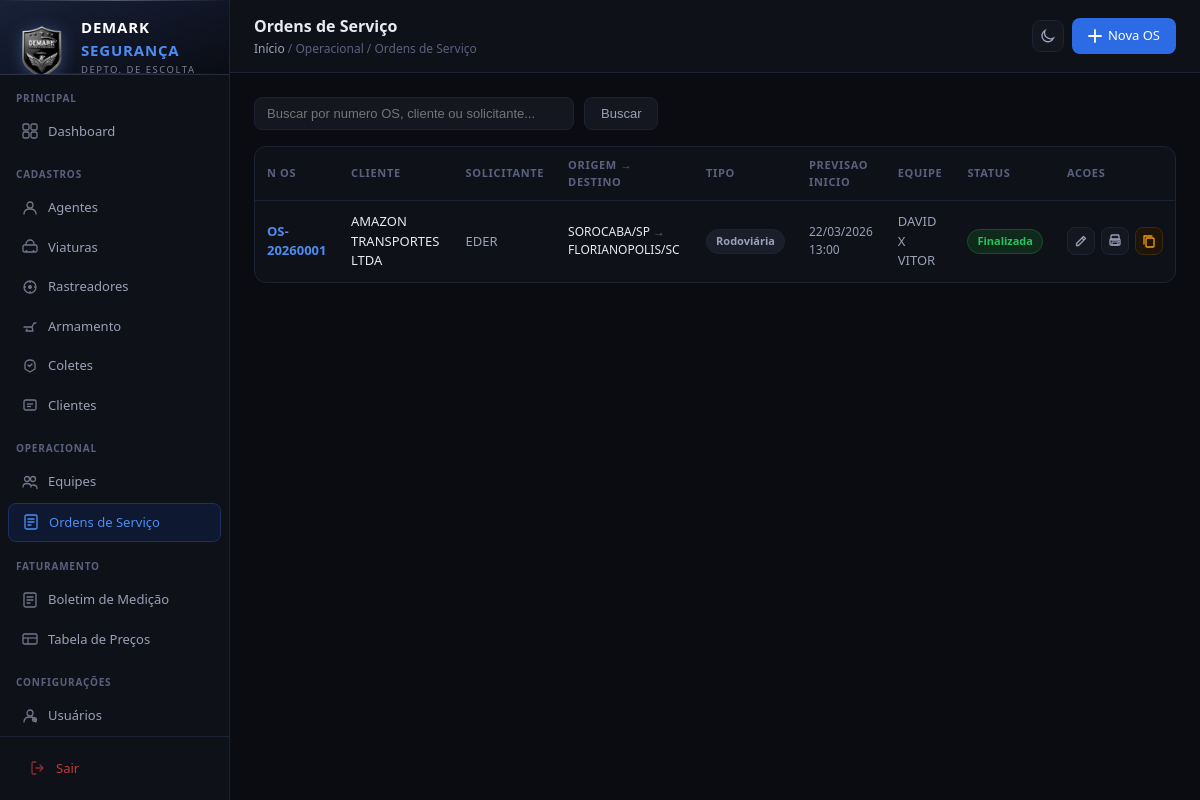
The page /operacional/os/ (signed in) on the database its author committed.
### cadastros/models.py (models this page shows, shortened)
class OrdemServico(models.Model):
    STATUS_CHOICES = [
        ('aberta',      'Aberta'),
        ('em_viagem',   'Em Viagem'),
        ('em_operacao', 'Em Operação'),
        ('encerrando',  'Encerrando'),
        ('concluida',   'Concluída'),
        ('finalizada',  'Finalizada'),
        ('cancelada',   'Cancelada'),
    ]
    FORMA_CHOICES = [
        ('email',    'E-mail'),
        ('telefone', 'Telefone'),
        ('whatsapp', 'WhatsApp'),
    ]
    TIPO_VIAGEM_CHOICES = [
        ('urbana',         'Urbana'),
        ('rodoviaria',     'Rodoviária'),
        ('administrativa', 'Administrativa'),
    ]
    numero          = models.CharField(max_length=20, unique=True, verbose_name='Nº OS', blank=True)
    cliente         = models.ForeignKey('Cliente',  on_delete=models.PROTECT, verbose_name='Cliente')
    solicitante     = models.CharField(max_length=200, blank=True, verbose_name='Solicitante')
    forma_solicitacao = models.CharField(max_length=20, choices=FORMA_CHOICES, verbose_name='Forma de Solicitação')
    tipo_viagem     = models.CharField(max_length=20, choices=TIPO_VIAGEM_CHOICES, verbose_name='Tipo de Viagem')
    previsao_inicio = models.DateTimeField(verbose_name='Previsão de Início')
    previsao_retorno= models.DateTimeField(blank=True, null=True, verbose_name='Previsão de Retorno')
    imediata        = models.BooleanField(default=False, verbose_name='Imediata')
    cidade_origem   = models.CharField(max_length=200, verbose_name='Cidade Origem')
    uf_origem       = models.CharField(max_length=2, default='GO', verbose_name='UF Origem')
    cidade_destino  = models.CharField(max_length=200, verbose_name='Cidade Destino')
    uf_destino      = models.CharField(max_length=2, default='GO', verbose_name='UF Destino')
    equipe          = models.ForeignKey('Equipe', on_delete=models.SET_NULL, null=True, blank=True, verbose_name='Equipe')
    snap_equipe_nome     = models.CharField(max_length=100, blank=True, verbose_name='Equipe (snapshot)')
    snap_agente1_nome    = models.CharField(max_length=200, blank=True, verbose_name='Agente 1 (snapshot)')
    snap_agente1_cpf     = models.CharField(max_length=20,  blank=True)
    snap_agente1_rg      = models.CharField(max_length=20,  blank=True)
    snap_agente1_telefone= models.CharField(max_length=20,  blank=True)
    snap_agente1_cnh     = models.CharField(max_length=20,  blank=True)
    snap_agente1_cnv     = models.CharField(max_length=20,  blank=True)
    snap_agente1_foto    = models.CharField(max_length=500, blank=True)
    snap_agente2_nome    = models.CharField(max_length=200, blank=True, verbose_name='Agente 2 (snapshot)')
    snap_agente2_cpf     = models.CharField(max_length=20,  blank=True)
    snap_agente2_rg      = models.CharField(max_length=20,  blank=True)
    snap_agente2_telefone= models.CharField(max_length=20,  blank=True)
    snap_agente2_cnh     = models.CharField(max_length=20,  blank=True)
    snap_agente2_cnv     = models.CharField(max_length=20,  blank=True)
    snap_agente2_foto    = models.CharField(max_length=500, blank=True)
    snap_viatura_modelo  = models.CharField(max_length=100, blank=True)
    snap_viatura_placa   = models.CharField(max_length=20,  blank=True)
    snap_viatura_cor     = models.CharField(max_length=50,  blank=True)
    snap_viatura_frota   = models.CharField(max_length=20,  blank=True)
    snap_viatura_mct     = models.CharField(max_length=20,  blank=True)
    observacoes     = models.TextField(blank=True, verbose_name='Observações')
    status          = models.CharField(max_length=20, choices=STATUS_CHOICES, default='aberta', verbose_name='Status')
    finalizada_em   = models.DateTimeField(null=True, blank=True, verbose_name='Finalizada em')
    criado_em       = models.DateTimeField(auto_now_add=True)
    atualizado_em   = models.DateTimeField(auto_now=True)
    class Meta:
        verbose_name = 'Ordem de Serviço'
        verbose_name_plural = 'Ordens de Serviço'
        ordering = ['-criado_em']

class Cliente(models.Model):
    razao_social = models.CharField(max_length=200, verbose_name='Razao Social')
    cnpj = models.CharField(max_length=18, unique=True, verbose_name='CNPJ')
    inscricao_estadual = models.CharField(max_length=30, blank=True, verbose_name='IE / IM')
    endereco = models.CharField(max_length=300, blank=True, verbose_name='Endereco')
    cidade_uf = models.CharField(max_length=100, blank=True, verbose_name='Cidade / UF')
    cep = models.CharField(max_length=9, blank=True, verbose_name='CEP')
    criado_em = models.DateTimeField(auto_now_add=True)
    atualizado_em = models.DateTimeField(auto_now=True)
    class Meta:
        verbose_name = 'Cliente'
        verbose_name_plural = 'Clientes'
        ordering = ['razao_social']

class Equipe(models.Model):
    STATUS_CHOICES = [
        ('ativa',      'Ativa'),
        ('inativa',    'Inativa'),
        ('em_servico', 'Em Serviço'),
        ('finalizada', 'Finalizada'),
    ]
    nome             = models.CharField(max_length=100, verbose_name='Nome da Equipe')
    agente1          = models.ForeignKey('Agente',    on_delete=models.PROTECT, related_name='equipe_agente1',   verbose_name='Agente 1')
    agente2          = models.ForeignKey('Agente',    on_delete=models.PROTECT, related_name='equipe_agente2',   verbose_name='Agente 2')
    armamento_agente1= models.ForeignKey('Armamento', on_delete=models.PROTECT, related_name='equipe_arm_ag1',   verbose_name='Armamento Agente 1')
    armamento_agente2= models.ForeignKey('Armamento', on_delete=models.PROTECT, related_name='equipe_arm_ag2',   verbose_name='Armamento Agente 2')
    armamento_extra  = models.ForeignKey('Armamento', on_delete=models.SET_NULL, null=True, blank=True, related_name='equipe_arm_extra', verbose_name='Armamento Extra (Equipe)')
    colete1          = models.ForeignKey('Colete',    on_delete=models.PROTECT, related_name='equipe_colete1',   verbose_name='Colete Agente 1')
    colete2          = models.ForeignKey('Colete',    on_delete=models.PROTECT, related_name='equipe_colete2',   verbose_name='Colete Agente 2')
    viatura          = models.ForeignKey('Viatura',   on_delete=models.SET_NULL, null=True, blank=True, related_name='equipe_viatura', verbose_name='Viatura')
    status           = models.CharField(max_length=20, choices=STATUS_CHOICES, default='ativa', verbose_name='Status')
    observacoes      = models.TextField(blank=True, verbose_name='Observações')
    criado_em        = models.DateTimeField(auto_now_add=True)
    atualizado_em    = models.DateTimeField(auto_now=True)
    class Meta:
        verbose_name = 'Equipe'
        verbose_name_plural = 'Equipes'
        ordering = ['nome']

### cadastros/views.py (the view)
# urls.py: path('operacional/os/',                              views.os_list,              name='os_list'),
@login_required
def os_list(request):
    q = request.GET.get('q', '')
    ordens = OrdemServico.objects.select_related('cliente', 'equipe').all()
    if q:
        ordens = ordens.filter(
            Q(numero__icontains=q) |
            Q(cliente__razao_social__icontains=q) |
            Q(solicitante__icontains=q)
        )
    return render(request, 'cadastros/os_list.html', {'ordens': ordens, 'q': q})

### cadastros/templates/cadastros/os_list.html (shortened to what this page needs)
{% extends 'cadastros/base.html' %}
{% block page_title %}Ordens de Serviço{% endblock %}
{% block breadcrumb %}<a href="{% url 'dashboard' %}">Início</a> / Operacional / Ordens de Serviço{% endblock %}
{% block topbar_actions %}
  <a href="{% url 'os_nova' %}" class="btn btn-primary">
    <svg width="14" height="14" fill="none" viewBox="0 0 14 14"><path d="M7 1v12M1 7h12" stroke="#fff" stroke-width="1.8" stroke-linecap="round"/></svg>
    Nova OS
  </a>
{% endblock %}
{% block content %}
<div class="search-bar">
  <form method="get" style="display:flex;gap:10px;align-items:center;flex:1">
    <input type="text" name="q" value="{{ q }}" placeholder="Buscar por numero OS, cliente ou solicitante...">
    <button type="submit" class="btn btn-secondary">Buscar</button>
  </form>
</div>
<div class="card" style="padding:0">
  {% if ordens %}
  <div class="table-wrap">
    <table>
      <thead>
        <tr>
          <th>N OS</th>
          <th>Cliente</th>
          <th>Solicitante</th>
          <th>Origem → Destino</th>
          <th>Tipo</th>
          <th>Previsao Inicio</th>
          <th>Equipe</th>
          <th>Status</th>
          <th>Acoes</th>
        </tr>
      </thead>
      <tbody>
        {% for o in ordens %}
        <tr>
          <td><strong style="color:var(--blue-light)">OS-{{ o.numero }}</strong></td>
          <td style="color:var(--text)">{{ o.cliente.razao_social }}</td>
          <td style="color:var(--text2)">{{ o.solicitante|default:"—" }}</td>
          <td style="font-size:12px">
            {% if o.cidade_origem %}
            <span style="color:var(--text)">{{ o.cidade_origem }}/{{ o.uf_origem }}</span>
            <span style="color:var(--text3)"> → </span>
            <span style="color:var(--text)">{{ o.cidade_destino }}/{{ o.uf_destino }}</span>
            {% else %}—{% endif %}
          </td>
          <td><span class="badge badge-gray">{{ o.get_tipo_viagem_display }}</span></td>
          <td style="color:var(--text2);font-size:12px">{{ o.previsao_inicio|date:"d/m/Y H:i" }}</td>
          <td style="color:var(--text2)">{{ o.equipe.nome|default:"—" }}</td>
          <td>
            {% if o.status == 'aberta' %}<span class="badge badge-blue">Aberta</span>
            {% elif o.status == 'em_viagem' %}<span class="badge badge-amber">Em Viagem</span>
            {% elif o.status == 'em_operacao' %}<span class="badge badge-orange">Em Operação</span>
            {% elif o.status == 'encerrando' %}<span class="badge badge-purple">Encerrando</span>
            {% elif o.status == 'concluida' %}<span class="badge badge-green">Concluída</span>
            {% elif o.status == 'finalizada' %}<span class="badge badge-finalizada">Finalizada</span>
            {% elif o.status == 'cancelada' %}<span class="badge badge-red">Cancelada</span>
            {% else %}<span class="badge badge-gray">{{ o.get_status_display }}</span>{% endif %}
          </td>
          <td>
            <div style="display:flex;gap:6px;align-items:center">
              <a href="{% url 'os_detalhe' o.pk %}" class="btn-icon" title="Editar OS">
                <svg width="14" height="14" fill="none" viewBox="0 0 14 14"><path d="M9.5 2.5l2 2-7 7H2.5v-2l7-7z" stroke="currentColor" stroke-width="1.3" stroke-linejoin="round"/><path d="M8 4l2 2" stroke="currentColor" stroke-width="1.3"/></svg>
              </a>
              <a href="{% url 'os_print' o.pk %}" target="_blank" class="btn-icon" title="Imprimir PDF">
              </a>
              <button type="button" class="btn-icon btn-copiar" title="Copiar dados"
                style="color:var(--amber);border-color:#3a2a10;background:var(--amber-bg)"
                data-pk="{{ o.pk }}"
                data-num="{{ o.numero }}"
                data-cliente="{{ o.cliente.razao_social }}"
                data-solicitante="{{ o.solicitante|default:'—' }}"
                data-contato="{{ o.telefone_contato|default:'—' }}"
                data-forma="{{ o.forma_solicitacao|default:'—' }}"
                data-data="{{ o.previsao_inicio|date:'d/m/Y' }}"
                data-hora="{{ o.previsao_inicio|date:'H:i' }}"
                data-origem="{{ o.cidade_origem|default:'' }}"
                data-uf-origem="{{ o.uf_origem|default:'' }}"
                data-destino="{{ o.cidade_destino|default:'' }}"
                data-uf-destino="{{ o.uf_destino|default:'' }}"
                data-dt="{{ o.previsao_inicio|date:'d/m/Y H:i' }}"
                data-tipo="{{ o.get_tipo_viagem_display }}"
                data-status="{{ o.get_status_display }}"
                data-equipe="{{ o.equipe.nome|default:'—' }}"
                data-agente1="{{ o.equipe.agente1.nome_completo|default:'—' }}"
                data-cpf1="{{ o.equipe.agente1.cpf|default:'—' }}"
                data-rg1="{{ o.equipe.agente1.rg|default:'—' }}"
                data-cnh1="{{ o.equipe.agente1.cnh|default:'—' }}"
                data-valcnh1="{{ o.equipe.agente1.validade_cnh|date:'d/m/Y'|default:'—' }}"
                data-cnv1="{{ o.equipe.agente1.cnv|default:'—' }}"
                data-valcnv1="{{ o.equipe.agente1.validade_cnv|date:'d/m/Y'|default:'—' }}"
                data-funcao1="{{ o.equipe.agente1.funcao|default:'Agente de Escolta' }}"
                data-status1="{{ o.equipe.agente1.status|default:'Ativo' }}"
                data-contato1="{{ o.equipe.agente1.telefone|default:'—' }}"
                data-foto1="{% if o.equipe.agente1.foto %}{{ request.scheme }}://{{ request.get_host }}{{ o.equipe.agente1.foto.url }}{% endif %}"
                data-agente2="{{ o.equipe.agente2.nome_completo|default:'' }}"
                data-cpf2="{{ o.equipe.agente2.cpf|default:'—' }}"
                data-rg2="{{ o.equipe.agente2.rg|default:'—' }}"
                data-cnh2="{{ o.equipe.agente2.cnh|default:'—' }}"
                data-valcnh2="{{ o.equipe.agente2.validade_cnh|date:'d/m/Y'|default:'—' }}"
                data-cnv2="{{ o.equipe.agente2.cnv|default:'—' }}"
                data-valcnv2="{{ o.equipe.agente2.validade_cnv|date:'d/m/Y'|default:'—' }}"
                data-funcao2="{{ o.equipe.agente2.funcao|default:'Agente de Escolta' }}"
                data-status2="{{ o.equipe.agente2.status|default:'Ativo' }}"
                data-contato2="{{ o.equipe.agente2.telefone|default:'—' }}"
                data-foto2="{% if o.equipe.agente2.foto %}{{ request.scheme }}://{{ request.get_host }}{{ o.equipe.agente2.foto.url }}{% endif %}"
                data-viatura="{{ o.equipe.viatura.marca_modelo|default:'—' }}"
                data-placa="{{ o.equipe.viatura.placa|default:'—' }}"
                data-cor="{{ o.equipe.viatura.cor|default:'—' }}"
                data-frota="{{ o.equipe.viatura.frota|default:'—' }}"
                data-mct="{{ o.equipe.viatura.mct_id|default:'—' }}">
                <svg width="14" height="14" fill="none" viewBox="0 0 14 14"><rect x="4" y="4" width="8" height="9" rx="1" stroke="currentColor" stroke-width="1.3"/><path d="M2 10V2h8" stroke="currentColor" stroke-width="1.3" stroke-linecap="round" stroke-linejoin="round"/></svg>
              </button>
            </div>
          </td>
        </tr>
        {% endfor %}
      </tbody>
    </table>
  </div>
  {% endif %}
</div>
{% endblock %}

### rows shown on the page
OrdemServico: numero "20260001", cliente.razao_social "AMAZON TRANSPORTES LTDA", solicitante "EDER", cidade_origem "SOROCABA", uf_origem "SP", cidade_destino "FLORIANOPOLIS", uf_destino "SC", tipo_viagem "Rodoviária", previsao_inicio "22/03/2026 13:00", equipe.nome "DAVID X VITOR", status "Finalizada"
